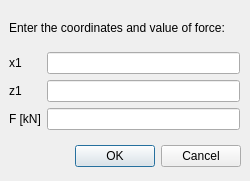
<?xml version="1.0" encoding="UTF-8"?>
<ui version="4.0">
 <class>AddSlabPointLoadDialog</class>
 <widget class="QDialog" name="AddSlabPointLoadDialog">
  <property name="geometry">
   <rect>
    <x>0</x>
    <y>0</y>
    <width>250</width>
    <height>181</height>
   </rect>
  </property>
  <property name="windowTitle">
   <string>Dialog</string>
  </property>
  <widget class="QDialogButtonBox" name="buttonBox">
   <property name="geometry">
    <rect>
     <x>70</x>
     <y>140</y>
     <width>171</width>
     <height>32</height>
    </rect>
   </property>
   <property name="orientation">
    <enum>Qt::Horizontal</enum>
   </property>
   <property name="standardButtons">
    <set>QDialogButtonBox::Cancel|QDialogButtonBox::Ok</set>
   </property>
  </widget>
  <widget class="QWidget" name="verticalLayoutWidget">
   <property name="geometry">
    <rect>
     <x>9</x>
     <y>9</y>
     <width>231</width>
     <height>121</height>
    </rect>
   </property>
   <layout class="QVBoxLayout" name="verticalLayout">
    <item>
     <widget class="QLabel" name="label">
      <property name="text">
       <string>Enter the coordinates and value of force:</string>
      </property>
     </widget>
    </item>
    <item>
     <layout class="QGridLayout" name="gridLayout">
      <item row="2" column="0">
       <widget class="QLabel" name="label_4">
        <property name="text">
         <string>F [kN]</string>
        </property>
       </widget>
      </item>
      <item row="0" column="0">
       <widget class="QLabel" name="label_2">
        <property name="text">
         <string>x1</string>
        </property>
       </widget>
      </item>
      <item row="1" column="0">
       <widget class="QLabel" name="label_3">
        <property name="text">
         <string>z1</string>
        </property>
       </widget>
      </item>
      <item row="0" column="1">
       <widget class="QLineEdit" name="XLineEdit"/>
      </item>
      <item row="1" column="1">
       <widget class="QLineEdit" name="ZLineEdit"/>
      </item>
      <item row="2" column="1">
       <widget class="QLineEdit" name="FLineEdit"/>
      </item>
     </layout>
    </item>
   </layout>
  </widget>
 </widget>
 <resources/>
 <connections>
  <connection>
   <sender>buttonBox</sender>
   <signal>accepted()</signal>
   <receiver>AddSlabPointLoadDialog</receiver>
   <slot>accept()</slot>
   <hints>
    <hint type="sourcelabel">
     <x>248</x>
     <y>254</y>
    </hint>
    <hint type="destinationlabel">
     <x>157</x>
     <y>274</y>
    </hint>
   </hints>
  </connection>
  <connection>
   <sender>buttonBox</sender>
   <signal>rejected()</signal>
   <receiver>AddSlabPointLoadDialog</receiver>
   <slot>reject()</slot>
   <hints>
    <hint type="sourcelabel">
     <x>316</x>
     <y>260</y>
    </hint>
    <hint type="destinationlabel">
     <x>286</x>
     <y>274</y>
    </hint>
   </hints>
  </connection>
 </connections>
</ui>
